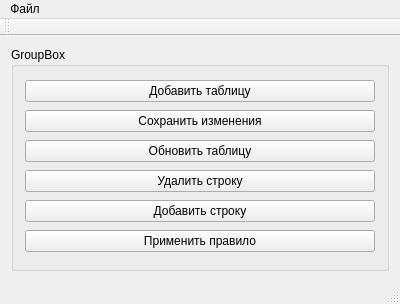
<?xml version="1.0" encoding="UTF-8"?>
<ui version="4.0">
 <class>MainWindow</class>
 <widget class="QMainWindow" name="MainWindow">
  <property name="geometry">
   <rect>
    <x>0</x>
    <y>0</y>
    <width>400</width>
    <height>304</height>
   </rect>
  </property>
  <property name="windowTitle">
   <string>MainWindow</string>
  </property>
  <widget class="QWidget" name="centralWidget">
   <layout class="QHBoxLayout" name="horizontalLayout">
    <item>
     <widget class="QGroupBox" name="groupBox">
      <property name="title">
       <string>GroupBox</string>
      </property>
      <layout class="QVBoxLayout" name="verticalLayout_2">
       <item>
        <widget class="QPushButton" name="addTable">
         <property name="text">
          <string>Добавить таблицу</string>
         </property>
        </widget>
       </item>
       <item>
        <widget class="QPushButton" name="pushButton">
         <property name="text">
          <string>Сохранить изменения</string>
         </property>
        </widget>
       </item>
       <item>
        <widget class="QPushButton" name="refreshTable">
         <property name="text">
          <string>Обновить таблицу</string>
         </property>
        </widget>
       </item>
       <item>
        <widget class="QPushButton" name="deleteRow">
         <property name="text">
          <string>Удалить строку</string>
         </property>
        </widget>
       </item>
       <item>
        <widget class="QPushButton" name="addRow">
         <property name="text">
          <string>Добавить строку</string>
         </property>
        </widget>
       </item>
       <item>
        <widget class="QPushButton" name="rule">
         <property name="text">
          <string>Применить правило</string>
         </property>
        </widget>
       </item>
      </layout>
     </widget>
    </item>
    <item>
     <layout class="QHBoxLayout" name="horizontalLayout_2"/>
    </item>
   </layout>
  </widget>
  <widget class="QMenuBar" name="menuBar">
   <property name="geometry">
    <rect>
     <x>0</x>
     <y>0</y>
     <width>400</width>
     <height>23</height>
    </rect>
   </property>
   <widget class="QMenu" name="menu">
    <property name="title">
     <string>Файл</string>
    </property>
    <addaction name="action"/>
   </widget>
   <addaction name="menu"/>
  </widget>
  <widget class="QToolBar" name="mainToolBar">
   <attribute name="toolBarArea">
    <enum>TopToolBarArea</enum>
   </attribute>
   <attribute name="toolBarBreak">
    <bool>false</bool>
   </attribute>
  </widget>
  <widget class="QStatusBar" name="statusBar"/>
  <action name="action">
   <property name="text">
    <string>Add Database</string>
   </property>
  </action>
 </widget>
 <layoutdefault spacing="6" margin="11"/>
 <resources/>
 <connections/>
</ui>
